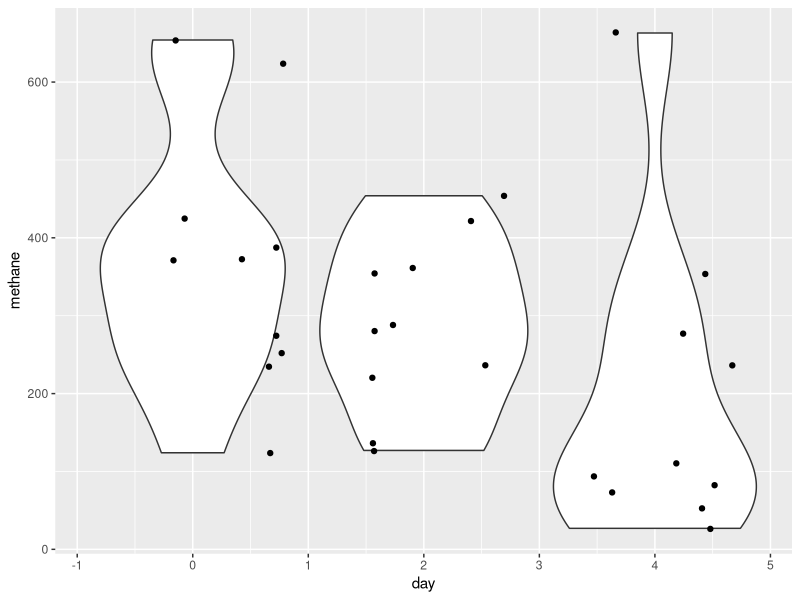
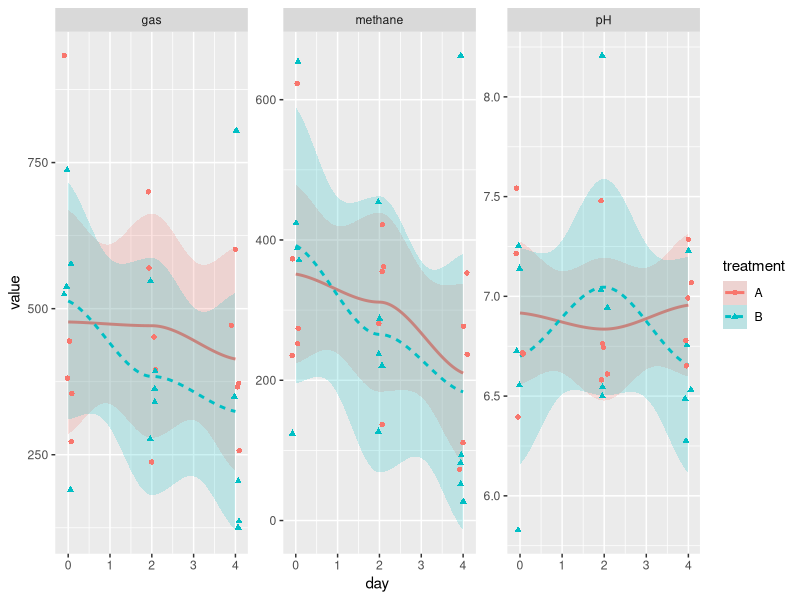
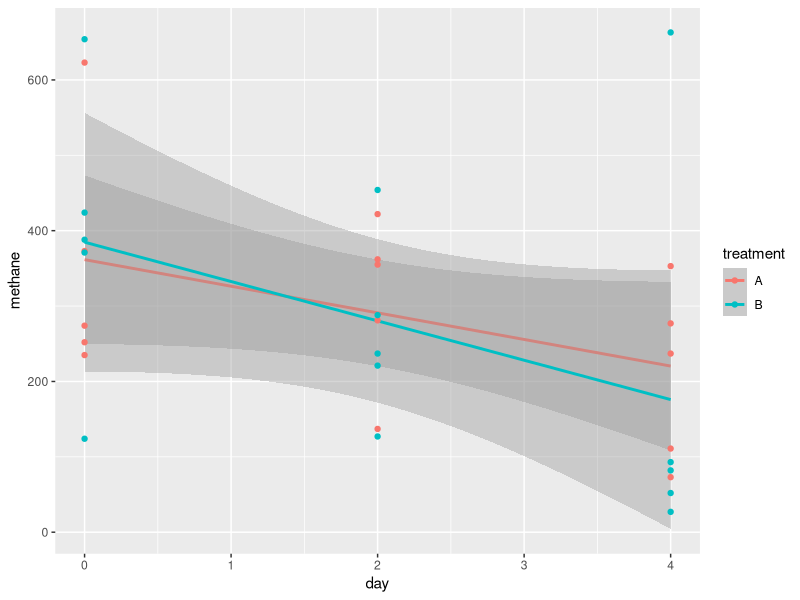

Recreate these plots in R, in order. (Note: this script raises an error after producing the figures.)
## ---- chunk 1
knitr::opts_chunk$set(echo = TRUE)
library(ggplot2)
library( tidyr)
## ---- chunk 2
data <- read.csv("./data/testdata.csv")
data$rep <- as.factor(data$rep)
head(data)
# add in random pH values that dont fluctuate much
set.seed(1234)
data$pH <- rnorm(nrow(data), mean=7, sd=.5)
# and some random value for gas production: some amount added to the methan volume
data$gas <- data$methane + rnorm(nrow(data), mean=200, sd=100)

#write.table(data, file="~/Desktop/X/testdata.csv", row.names = F, sep = ",")
ggplot(data, aes(x=day, y=methane,  group=day)) + geom_violin() + geom_jitter() 

# reshape to tall data
tdata <- data %>% gather(key = "measure", value="value", c(4:ncol(data)))
#gran <- data %>% select(day, rep, treatment, methane) %>% spread(key = treatment, value=methane)
#granph <- data %>% select(day, rep, treatment, pH) %>% spread(key = treatment, value=pH)
## ---- chunk 3
library(ggplot2)

#install.packages("lme4")
library(lme4)


ggplot(tdata, aes(y=value, x=day, color=treatment, fill=treatment, linetype=treatment, shape=treatment))+
  geom_smooth(alpha=.2)+ 
  geom_jitter(width = .1)  +
  facet_wrap(~measure, scales = "free")
str(data)
# basic linear regression, non-multilevel
ggplot(data, aes(x=day, y=methane, color=treatment)) + geom_smooth(method = "lm", formula = y~x) + geom_point()
# nonm <- lm(methane ~ day + treatment + rep, data = data)
#display(nonm)

m1 <- lmer("methane ~ day + treatment + (1| rep)", data=data, REML=FALSE)

m1 <- lmer(methane ~ day + treatment + (1| rep), data=data, REML=FALSE)
m2 <- lmer(methane ~ day  + (1| rep), data=data, REML=FALSE)

anova(m1, m2)
lmer(methane ~ day * treatment + 
                (time | treatment/rep), 
        data=df)


## ---- chunk 4
model_code = "
data {
     int<lower=0> Nobs;
     int<lower=0> Npreds;
     int<lower=0> Nlev1;
     int<lower=0> Nlev2;
     vector[Nobs] y;
     matrix[Nobs,Npreds] x;
     int<lower=1,upper=Nlev1> levind1[Nobs];
     int<lower=1,upper=Nlev2> levind2[Nobs];
     real<lower=0> sdscal;
}
parameters {
           vector[Npreds] beta;
           real<lower=0> sigmalev1;
           real<lower=0> sigmalev2;
           real<lower=0> sigmaeps;

           vector[Nlev1] eta1;
           vector[Nlev2] eta2;
}
transformed parameters {
  vector[Nlev1] ran1;
  vector[Nlev2] ran2;
  vector[Nobs] yhat;

  ran1  <- sigmalev1 * eta1;
  ran2  <- sigmalev2 * eta2;

  for (i in 1:Nobs)
    yhat[i] = x[i]*beta+ran1[levind1[i]]+ran2[levind2[i]];

}
model {
  eta1 ~ normal(0, 1);
  eta2 ~ normal(0, 1);
  sigmalev1 ~ cauchy(0, 2.5*sdscal);
  sigmalev2 ~ cauchy(0, 2.5*sdscal);
  sigmaeps ~ cauchy(0, 2.5*sdscal);
  y ~ normal(yhat, sigmaeps);
}
"
rstan_options(auto_write = TRUE)
options(mc.cores = parallel::detectCores())
set.seed(123)
fit <- stan(model_code = model_code, data = datdat, verbose=TRUE)
## ---- chunk 5
plot(pressure)
